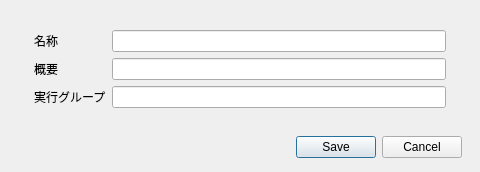
<?xml version="1.0" encoding="UTF-8"?>
<ui version="4.0"><class>RecordDialogForm</class><widget class="QDialog" name="RecordDialogForm"><property name="windowTitle"><string>実行データ</string></property><property name="geometry"><rect><x>0</x><y>0</y><width>480</width><height>172</height></rect></property><property name="minimumSize"><size><width>480</width><height>172</height></size></property><property name="maximumSize"><size><width>480</width><height>172</height></size></property><layout class="QVBoxLayout" name="rootLayout"><property name="leftMargin"><number>18</number></property><property name="topMargin"><number>16</number></property><property name="rightMargin"><number>18</number></property><property name="bottomMargin"><number>14</number></property><item><widget class="QFrame" name="recordCard"><property name="card" stdset="0"><bool>true</bool></property><layout class="QFormLayout" name="formLayout"><property name="leftMargin"><number>16</number></property><property name="topMargin"><number>14</number></property><property name="rightMargin"><number>16</number></property><property name="bottomMargin"><number>14</number></property><item row="0" column="0"><widget class="QLabel" name="nameLabel"><property name="text"><string>名称</string></property></widget></item><item row="0" column="1"><widget class="QLineEdit" name="nameEdit"/></item><item row="1" column="0"><widget class="QLabel" name="summaryLabel"><property name="text"><string>概要</string></property></widget></item><item row="1" column="1"><widget class="QLineEdit" name="summaryEdit"/></item><item row="2" column="0"><widget class="QLabel" name="groupLabel"><property name="text"><string>実行グループ</string></property></widget></item><item row="2" column="1"><widget class="QLineEdit" name="groupEdit"/></item></layout></widget></item><item><widget class="QDialogButtonBox" name="buttonBox"><property name="standardButtons"><set>QDialogButtonBox::Cancel|QDialogButtonBox::Save</set></property></widget></item></layout></widget><resources/><connections/></ui>
